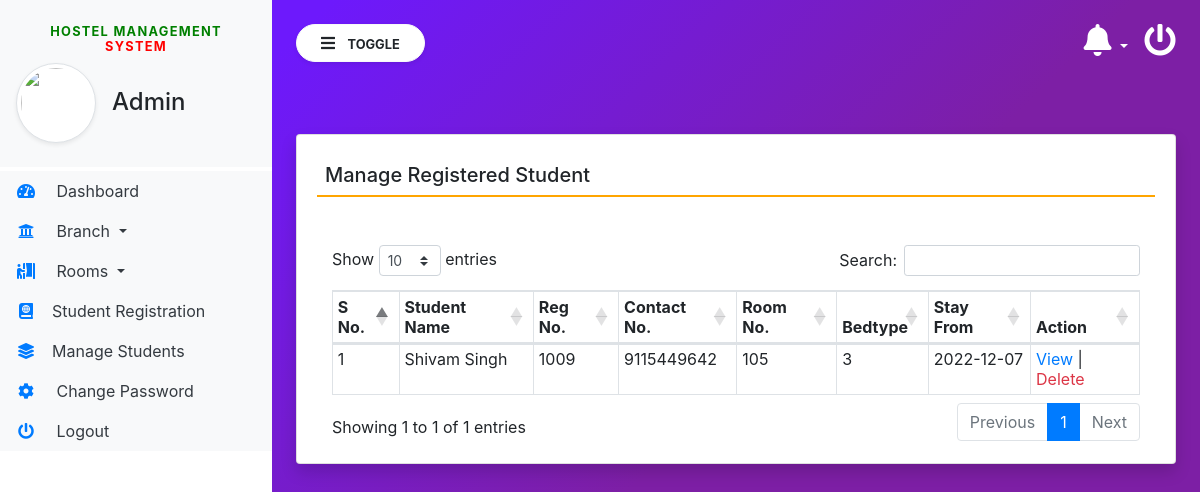
The app's page /manage_student (signed in) with its own data.
### hostel/models.py (models this page shows, shortened)
class Registration(models.Model):
    rooms = models.ForeignKey(Rooms, on_delete=models.CASCADE)
    foodstatus = models.CharField(max_length=100, null=True)
    stayfrom = models.CharField(max_length=50, null=True)
    duration = models.CharField(max_length=50, null=True)
    course = models.ForeignKey(Courses, on_delete=models.CASCADE)
    userreg = models.ForeignKey(Userregistration, on_delete=models.CASCADE)
    egycontactno = models.CharField(max_length=15, null=True)
    guardianName = models.CharField(max_length=250, null=True)
    guardianRelation = models.CharField(max_length=250, null=True)
    guardianContactno = models.CharField(max_length=15, null=True)
    corresAddress = models.CharField(max_length=350, null=True)
    corresCIty = models.CharField(max_length=100, null=True)
    corresState = models.CharField(max_length=100, null=True)
    corresPincode = models.CharField(max_length=50, null=True)
    pmntAddress = models.CharField(max_length=350, null=True)
    pmntCity = models.CharField(max_length=100, null=True)
    pmnatetState = models.CharField(max_length=100, null=True)
    pmntPincode = models.CharField(max_length=50, null=True)
    postingDate = models.DateField(null=True)
    updationDate = models.DateField(null=True)

class Userregistration(models.Model):
    users = models.ForeignKey(User, on_delete=models.CASCADE)
    regNo = models.IntegerField(null=True)
    gender = models.CharField(max_length=50, null=True)
    contactNo = models.CharField(max_length=15, null=True)
    image = models.FileField(max_length=200, null=True)
    regDate = models.DateField(null=True)
    updationDate = models.DateTimeField(auto_now_add=True)

class Rooms(models.Model):
    seater = models.CharField(max_length=100, null=True)
    room_no = models.CharField(max_length=100, null=True)
    fees = models.CharField(max_length=255, null=True)
    posting_date = models.DateTimeField(auto_now_add=True)

### hostel/views.py (the view)
# urls.py: path('manage_student', manage_student, name='manage_student'),
def manage_student(request):
    if not request.user.is_authenticated:
        return redirect('admin_login')
    stdata = Registration.objects.all()
    return render(request, 'manage_student.html', locals())

### hostel/templates/manage_student.html
{% extends 'admin_base.html' %}
{% block main  %}
<div class="card shadow mt-5">
    <div class="card-body">
        <h5 class="p-2" style="border-bottom: 2px solid orange;">Manage Registered Student</h5>
        <div class="container-fluid mt-5">
            <table class="table table-bordered table-sm" id="example">
                <thead>
                <tr>
                    <th>S No.</th>
                    <th>Student Name</th>
                    <th>Reg No.</th>
                    <th>Contact No.</th>
                    <th>Room No.</th>
                    <th>Bedtype</th>
                    <th>Stay From</th>
                    <th>Action</th>
                </tr>
                </thead>
                <tbody>
             {% for i in stdata %}
             <tr>
                 <td>{{forloop.counter}}</td>
                 <td>{{i.userreg.users.first_name}} {{i.userreg.users.last_name}}</td>
                 <td>{{i.userreg.regNo}}</td>
                 <td>{{i.userreg.contactNo}}</td>
                 <td>{{i.rooms.room_no}}</td>
                 <td>{{i.rooms.seater}}</td>
                 <td>{{i.stayfrom}}</td>
                 <td><a href="{% url 'view_RegistrationDtls' i.id %}" class="text-primary">View</a> |
                 <a href="{% url 'delete_StudentReg' i.id %}" class="text-danger" onclick="return confirm('Are You Sure?')">Delete</a></td>
             </tr>
             {% endfor %}
             </tbody>
            </table>
        </div>
    </div>
</div>
{% endblock %}

### hostel/static/css/sidebar.css (style rules this page uses)
body { background-image : linear-gradient(135.9deg,rgba(109,25,252,1) 16.4%,rgba(125,31,165,1) 56.1%); min-height:100vh; }

### records on screen
Registration: userreg.users.first_name "Shivam", userreg.users.last_name "Singh", userreg.regNo "1009", userreg.contactNo "9115449642", rooms.room_no "105", rooms.seater "3", stayfrom "2022-12-07"
